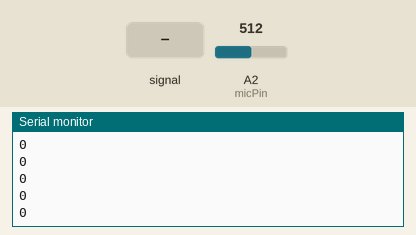
Simulated run of this sketch. Board: Arduino Uno, built with avr-gcc and run on an emulated ATmega328P. On the bench: the last lines printed to the serial monitor. The test bench sets the inputs (shaded band); at power-on: A2 (micPin) = 512.

Above: at 1.2 s.
1.3 s: A2 (micPin) fed a 200 Hz sine of ±81 counts around its level
At 1.32 s:
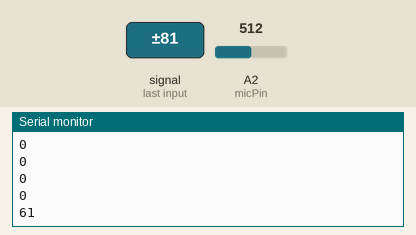
2.8 s: A2 (micPin) set to 716
At 2.82 s:
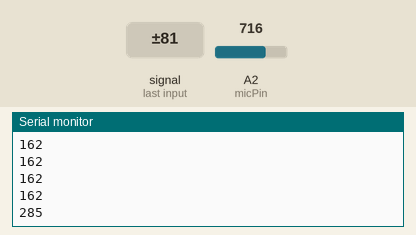
4.3 s: A2 (micPin) fed a 1000 Hz sine of ±255 counts around its level
At 4.32 s:
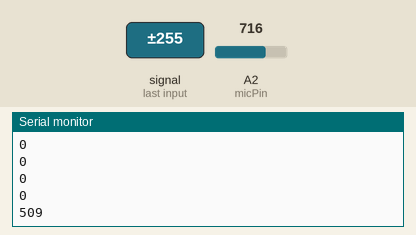
5.8 s: A2 (micPin) set to 1023
At 5.82 s:
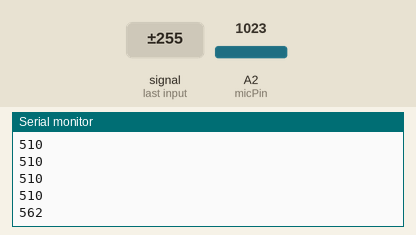
Timing chart, 0 to 8.3 s (numbered marks = the images above; inputs shaded):
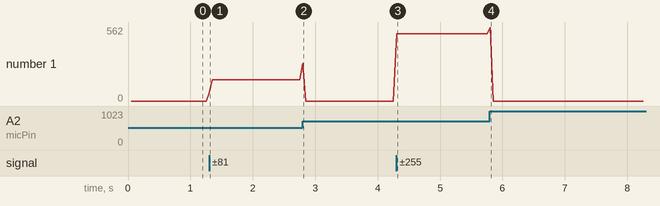

The sketch:

MWE_Ch07_Microphone.ino
```cpp
/*
Make: Wearable Electronics
 Mic Example
 Based on "Example Sound Level Sketch for the
 Adafruit Microphone Amplifier"
 http://bit.ly/1qlN7hk
 */

int micPin = A2;
// Sample window width in mS (50 mS = 20Hz)
int sampleWindow = 50;

void setup(){
  Serial.begin(9600);
}

void loop() {
  // Start of sample window
  unsigned long startMillis = millis();
  int amplitude;
  int micReading;
  int maxReading = 0;
  int minReading = 1024;
  // collect mic readings and find the max and min
  while (millis() - startMillis < sampleWindow){
    micReading = analogRead(micPin);
    if (micReading > maxReading){
      maxReading = micReading; //save the maximum reading
    }
    else if (micReading < minReading){
      minReading = micReading;
      // save the minimum reading
    }
  }
  // find the amplitude
  amplitude = (maxReading - minReading);
  Serial.println(amplitude);
}
```

Measured:
- after the input at 1.3 s, the serial monitor: prints a new line at once (image 1)
- after the input at 2.8 s, the serial monitor: prints a new line at once (image 2)
- after the input at 4.3 s, the serial monitor: prints a new line at once (image 3)
- after the input at 5.8 s, the serial monitor: prints a new line at once (image 4)
- plotted number 1: 0 → 162 after the input at 1.3 s, 0 → 510 after the input at 4.3 s
